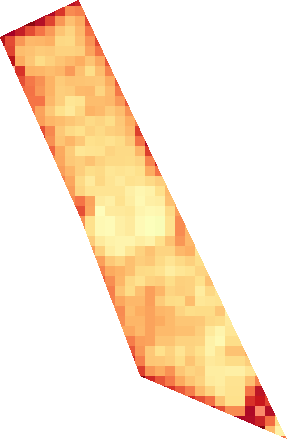
#> input picture ndvi-2021-06-04-7J0k6pEFil.png, 287 x 439 px
$ python map.py
#> lines starting #> are read from the running program, lines starting #| are printed output that depends on the picture; long printed decimals are rounded
#!/usr/bin/env python3

# for mathematical functions
import math
# for manipulating images
from PIL import Image, ImageDraw
from numpy import array

###############################################################################

## mercator projection
##takes as arguments the longitude and the latitude coordinates of a point
##returns x and y coordinates on a mercator map

###############################################################################
def mercator_projection(longitude,latitude):
  x,y=0,0
  x=longitude
  y= math.log( abs( math.tan(latitude)+ 1/math.cos(latitude) ) )
  return x,y


###############################################################################

#intersection between two circles
##takes as arguments the coordinates and the radius of two circles
#return coordinates of ths two points of the intersection of the two circles

###############################################################################
def get_intersections(x0, y0, r0, x1, y1, r1):
    # circle 1: (x0, y0), radius r0
    # circle 2: (x1, y1), radius r1

    d=math.sqrt((x1-x0)**2 + (y1-y0)**2)

    # non intersecting
    if d > r0 + r1 :
        return None
    # One circle within other
    if d < abs(r0-r1):
        return None
    # coincident circles
    if d == 0 and r0 == r1:
        return None
    else:
        a=(r0**2-r1**2+d**2)/(2*d)
        h=math.sqrt(r0**2-a**2)
        x2=x0+a*(x1-x0)/d
        y2=y0+a*(y1-y0)/d
        x3=x2+h*(y1-y0)/d
        y3=y2-h*(x1-x0)/d

        x4=x2-h*(y1-y0)/d
        y4=y2+h*(x1-x0)/d
        print(" x3 "+str(x3) +" y3 "+str(y3)+" x4 "+str(x4) +" y4 "+str(y4))
        return (x3, y3, x4, y4)


###############################################################################
###############################################################################
###############################################################################
###############################################################################
###############################################################################
###############################################################################

def getPixel (latitude,longitude) :
    ##############################reading the image############################
#> called with latitude = 36.69, longitude = 10.53
    image = Image.open("ndvi-2021-06-04-7J0k6pEFil.png")
#> image is the input picture: PIL image 287x439 RGBA; mean R, G, B, A 80.5, 61.4, 38.1, 82.2
    arr=array(image)
    height,width=arr.shape[0],arr.shape[1]
#> height = 439; width = 287

    ######gett1ng the position of the first cooordinate (en haut à droite).#####

    x1,y1=0,0
    for i in range(width-1,0,-1) :
        if arr[0][i][0]!=0 or arr[0][i][1]!=0 or arr[0][i][2]!=0 or arr[0][i][3]!=0:
            x1=i
            break

    ####gett1ng the position of the second cooordinat (plus en bas à gauche)######

    x2,y2=0,0
    found = False
    for j in range(height) :
        y2=j
        for i in range(width) :
            if arr[j][i][0]!=0 or arr[j][i][1]!=0 or arr[j][i][2]!=0 or arr[j][i][3]!=0 :
                if i-x2 != 2 :
                    x2=i
                    break
                else :
                    found = True
                    break
        if found : break
#> after the loop, x2 = 141


    #coordinate of the top right pixel on a mercator map
    X1,Y1=mercator_projection(36.690702848085614,10.532794780008729)
    #coordinate of the bottom left pixel on a mercator map
    X2,Y2=mercator_projection(36.68638314797726,10.529198094023505)
    #coordinate of the pixel to be found on a mercator map
    X3,Y3=mercator_projection(latitude,longitude)

    #distance between the top right pixel and the bottom left pixel on a mercator map
    Delta= math.sqrt( (X1-X2)*(X1-X2)+(Y1-Y2)*(Y1-Y2) )
    #distance between top right pixel and the pixel to be found on a mercator map
    Delta1= math.sqrt( (X1-X3)*(X1-X3)+(Y1-Y3)*(Y1-Y3) )
    #distance between the bottom left pixel and the pixel to be found on a mercator map
    Delta2= math.sqrt( (X2-X3)*(X2-X3)+(Y2-Y3)*(Y2-Y3) )


    #distance between the top right pixel and the bottom left pixel in the image
    delta=math.sqrt( (x1-x2)*(x1-x2)+(y1-y2)*(y1-y2) )
#> delta = 382.2

    ratio_of_change= delta/Delta #the ratio of distance doesn't change
#> ratio_of_change = 41929.4
    #since the picture is also a zoomed mercator projection the ratio of distance of
    #mercator projection and the picture is constant.

    #distance between top right pixel and the pixel to be found  in the image
    delta1= Delta1*ratio_of_change
#> delta1 = 195.4
    #distance between the bottom left pixel and the pixel to be found  in the image
    delta2= Delta2*ratio_of_change
#> delta2 = 187.6


    x3,y3,x4,y4=get_intersections(x1,y1,delta1,x2,y2,delta2)
#|  x3 121.532 y3 190.453 x4 98.757 y4 194.259
#> x3 = 121.5; y3 = 190.5; x4 = 98.76; y4 = 194.3


    ###############################################################################
    # deciding wich point we choose
    #we compare the slope of point1,2 to the slope of point 1,3 and 1,4
    ###############################################################################
    x5,y5=0,0

    Slope12=(X1-X2)/(Y1-Y2)
    Slope1X=(X1-X3)/(Y1-Y3)


    slope12=(x1-x2)/(y1-y2)
#> slope12 = 0.167

    Slope13=(x1-x3)/(y1-y3)
#> Slope13 = 0.229
    slope14=(x1-x4)/(y1-y4)
#> slope14 = 0.107

    if (Slope12>Slope1X and slope12>Slope13) or (Slope12<Slope1X and slope12<Slope13) :
        x5,y5=x3,y3
    else :
        x5,y5=x4,y4
#> x5 = 98.76

    ########################saving the pixel in a file named pixel.png#############

    print(image.getpixel((x5,y5)))
#| (254, 228, 147, 255)
    img = Image.new('RGBA', (200, 200), color = image.getpixel((x5,y5)))
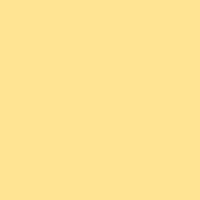
#> img: PIL image 200x200 RGBA; mean R, G, B, A 254, 228, 147, 255
    img.save('pixel.png')


    #################### visual representation of the algorithm####################
    draw= ImageDraw.Draw(image)
    draw.ellipse((x1-5,y1-5,x1+5,y1+5),fill=(0,250,0),outline='yellow' )
    draw.ellipse((x2-5,y2-5,x2+5,y2+5),fill=(0,250,0),outline='yellow' )
    draw.ellipse((x3-2,y3-2,x3+2,y3+2),fill=(0,250,0),outline='yellow' )
    draw.ellipse((x4-2,y4-2,x4+2,y4+2),fill=(0,250,0),outline='yellow' )
    draw.ellipse((x1-delta1,y1-delta1,x1+delta1,y1+delta1),outline='black' )
    draw.ellipse((x2-delta2,y2-delta2,x2+delta2,y2+delta2),outline='blue' )
    draw.ellipse((x5-2,y5-2,x5+2,y5+2),fill=(250,250,250),outline='purple' )
    image.show()
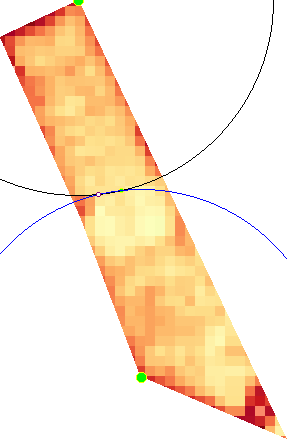
#> shown: PIL image 287x439 RGBA; mean R, G, B, A 80.1, 61.3, 38.5, 83.3; transparent parts drawn white
    newimg = Image.open("pixel.png")
    newimg.show()
    ###############################################################################


getPixel(36.688256333333335,10.531021333333333)
